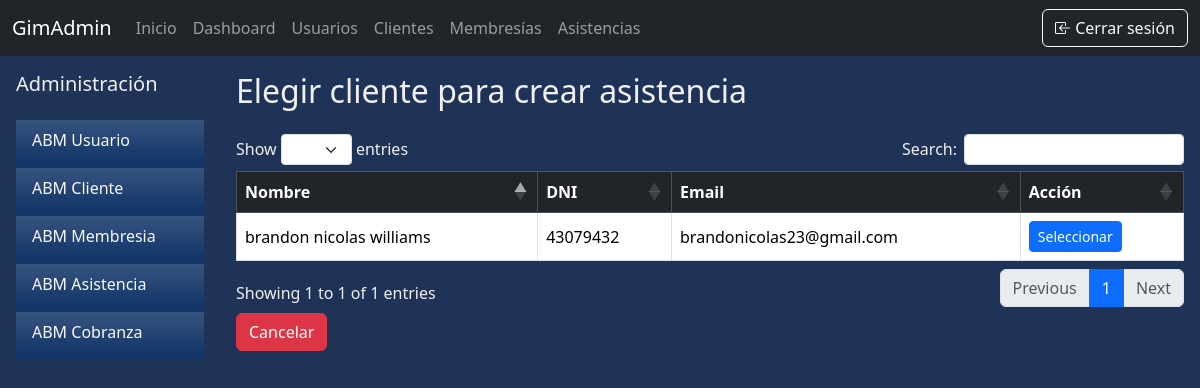
Page /abm/asistencia/elegir-cliente (signed in) on the committed database.
### apps/abm/models.py (models this page shows, shortened)
class Cliente(models.Model):
    usuario = models.OneToOneField(UserProfile, on_delete=models.CASCADE, null=False, related_name='cliente_usuario')
    altura = models.IntegerField()
    peso = models.FloatField()
    objetivo = models.CharField(max_length=300, null=False, default="", blank=True)
    avatar = models.ImageField(upload_to='avatars/', null=True, blank=True, default='avatars/default.jpg')

class UserProfile(models.Model):
    user = models.OneToOneField(User, null=False, on_delete=models.CASCADE)
    dni = models.IntegerField(unique=True, null=False)
    telefono = models.CharField(max_length=50)
    domicilio = models.CharField(max_length=150)
    fecha_nac = models.DateField()
    first_login = models.BooleanField(default=True)

### apps/abm/views.py (the view)
# urls.py: path('asistencia/elegir-cliente', views.elegir_cliente_para_asistencia, name='asistencia_elegir_cliente'),
def elegir_cliente_para_asistencia(request):
    clientes = Cliente.objects.all()
    contexto = {
        'clientes': clientes,
        'para_asistencia': True
    }
    return render(request, 'elegir_cliente.html', contexto)

### apps/abm/templates/elegir_cliente.html (shortened to what this page needs)
{% extends "base.html" %}
{% block content %}
<div class="d-flex">
    {% include 'sidebar.html' %}
    <div class="flex-grow-1 p-3 justify-content-end flex-column">
        <h2 class="mb-4">Elegir cliente para crear {% if para_membresia %} membresía {% elif para_asistencia %} asistencia {% endif %}</h2>
        <table class="table table-bordered table-hover align-middle" {% if clientes %}id="tablaClientes"{% endif %}>
            <thead class="table-dark bg-gradient">
                <tr>
                    <th>Nombre</th>
                    <th>DNI</th>
                    <th>Email</th>
                    <th>Acción</th>
                </tr>
            </thead>
            <tbody>
                {% for cliente in clientes %}
                    <tr>
                        <td>{{ cliente.usuario.user.first_name }} {{ cliente.usuario.user.last_name }}</td>
                        <td>{{ cliente.usuario.dni }}</td>
                        <td>{{ cliente.usuario.user.email }}</td>
                        <td>{% if para_membresia %}
                            <a href="{% url 'membresia_crear' cliente=cliente.id %}" class="btn btn-sm btn-primary">
                                Seleccionar
                            </a>
                            {% elif para_asistencia %}
                            <a href="{% url 'asistencia_crear' cliente=cliente.id %}" class="btn btn-sm btn-primary">
                                Seleccionar
                            </a>
                            {% endif %}
                        </td>
                    </tr>
                {% empty %}
                    <tr><td colspan="4">No hay clientes disponibles.</td></tr>
                {% endfor %}
            </tbody>
        </table>
        {% if para_membresia %}
            <a href="{% url 'membresia_listar' %}" class="btn btn-danger mt-1">Cancelar</a>
        {% elif para_asistencia %}
            <a href="{% url 'asistencia_listar' %}" class="btn btn-danger mt-1">Cancelar</a>
        {% endif %}
    </div>
</div>
{% endblock %}

### apps/core/templates/base.html (style rules this page uses)
body { background-color: #1E3357; color: #F0F0F0; }

### rows in the picture
Cliente: usuario.user.first_name "brandon nicolas", usuario.user.last_name "williams", usuario.dni "43079432", usuario.user.email "brandonicolas23@gmail.com"
